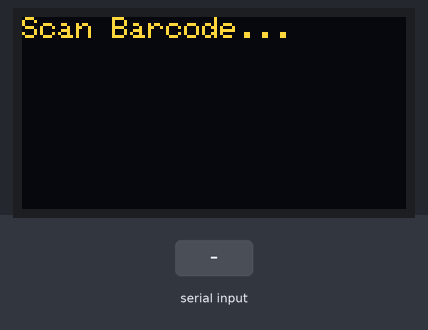
This sketch was run on a simulated Arduino Uno, built with avr-gcc and run on an emulated ATmega328P. On the bench: 128×64 one-colour display. The inputs (shaded band) are chosen by the test bench. The OLED is the two-colour kind (top 16 rows yellow).

Above: at 1.2 s.
1.3 s: "1\n" received over Serial
At 2.0 s:
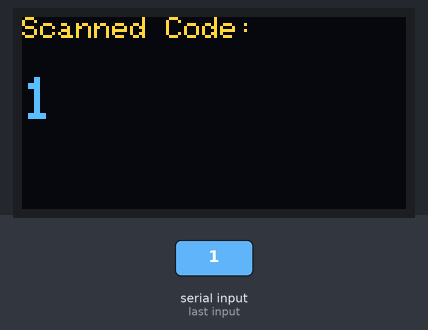
3.0 s: "0\n" received over Serial
At 4.1 s:
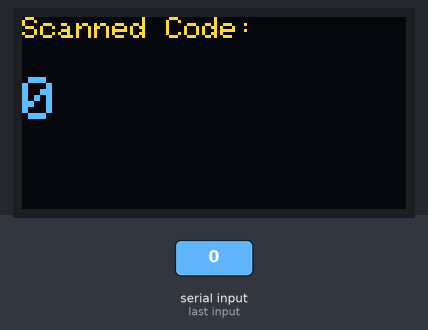
4.6 s: "2\n" received over Serial
At 5.1 s:
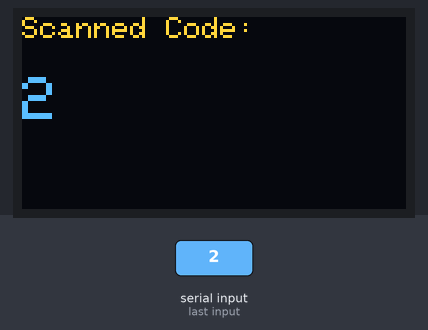
Timing chart, 0 to 7.6 s (numbered marks = the images above; inputs shaded):
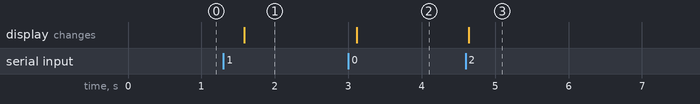

The sketch:

barcode_and_QR_code_reader.ino
```cpp
#include <Wire.h>
#include <Adafruit_GFX.h>
#include <Adafruit_SSD1306.h>

#define SCREEN_WIDTH 128
#define SCREEN_HEIGHT 64
Adafruit_SSD1306 display(SCREEN_WIDTH, SCREEN_HEIGHT, &Wire, -1);
String barcodeValue = "";

void setup() {
  Serial.begin(9600);

  if (!display.begin(SSD1306_SWITCHCAPVCC, 0x3C)) {
    Serial.println("SSD1306 allocation failed");
    for (;;);
  }

  display.clearDisplay();
  display.setTextSize(1);
  display.setTextColor(SSD1306_WHITE);
  display.setCursor(0, 0);
  display.println("Scan Barcode...");
  display.display();
}

void loop() {
  if (Serial.available() > 0) {
    barcodeValue = Serial.readStringUntil('\n');
    display.clearDisplay();
    display.setTextSize(1);
    display.setCursor(0, 0);
    display.println("Scanned Code:");
    display.setCursor(0, 20);
    display.setTextSize(2);
    display.println(barcodeValue);

    display.display();
  }
  delay(500);
}
```

Measured:
- after the input at 1.3 s, the display: changes after 0.29 s (image 1)
- after the input at 3.0 s, the display: changes after 0.11 s (image 2)
- after the input at 4.6 s, the display: changes at once (image 3)
